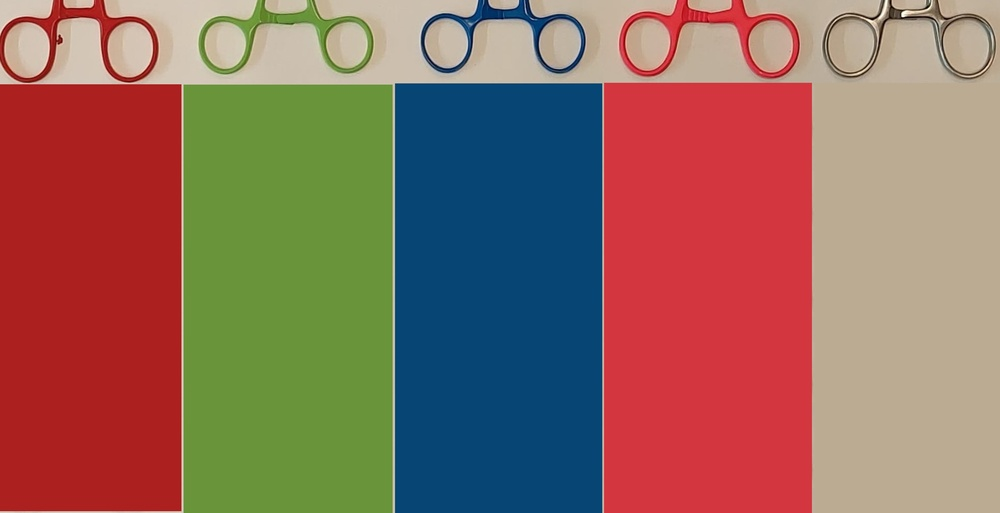
#> input picture Python/Robotica-Vision/kleuren_tangen.jpg, 1000 x 513 px, shrunk from 3334 x 1710 before the run
$ python FindEyes.py   (older library calls are emulated)
#> lines starting #> are read from the running program, lines starting #| are printed output that depends on the picture; after the words box and inside, x2 and y2 are one past the last pixel; in counts of white or black regions, pixels touching at a corner belong together
import numpy as np
import cv2 as cv

im = cv.imread('kleuren_tangen.jpg')
#> im is the input picture: shape (513, 1000, 3); mean B, G, R 93.4, 106.4, 143
imgray = cv.cvtColor(im, cv.COLOR_BGR2GRAY)
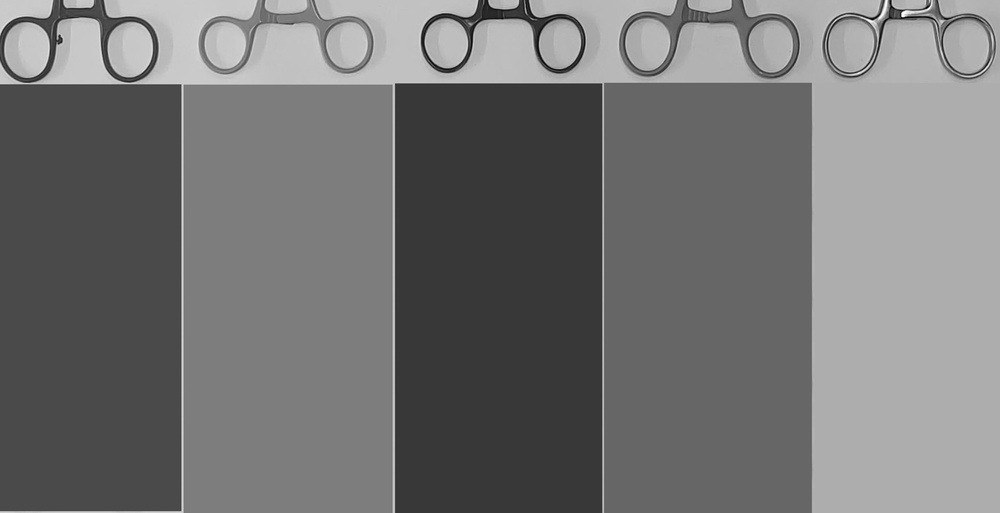
#> imgray: shape (513, 1000); min 2, max 254, mean 116
ret, thresh = cv.threshold(imgray, 127, 255, 0)
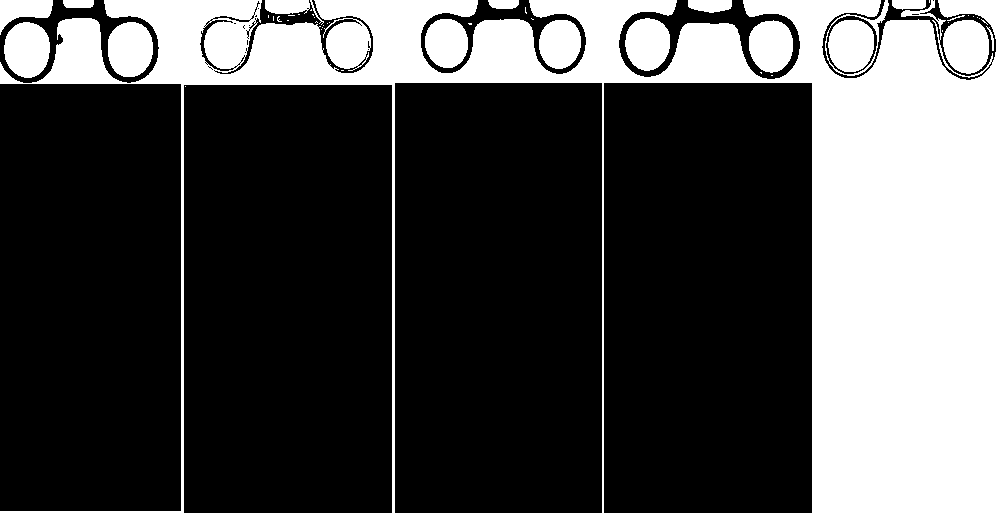
#> thresh: shape (513, 1000); 30% white; 50 white regions (30 under 20 px)
im2, contours, hierarchy = cv.findContours(thresh, cv.RETR_TREE, cv.CHAIN_APPROX_SIMPLE)
#> contours = 103 contours, 79 with area under 20; largest, box (x1, y1, x2, y2) and area: (0, 0, 1000, 513) 130212, (825, 0, 889, 76) 2680, (825, 15, 878, 75) 2409, (4, 22, 50, 78) 1968, (108, 22, 153, 77) 1944
#> (the run stopped early here; a loop or call above may not have finished)

$ run again, with Python/Robotica-Vision/instrumenten.jpg copied over Python/Robotica-Vision/kleuren_tangen.jpg
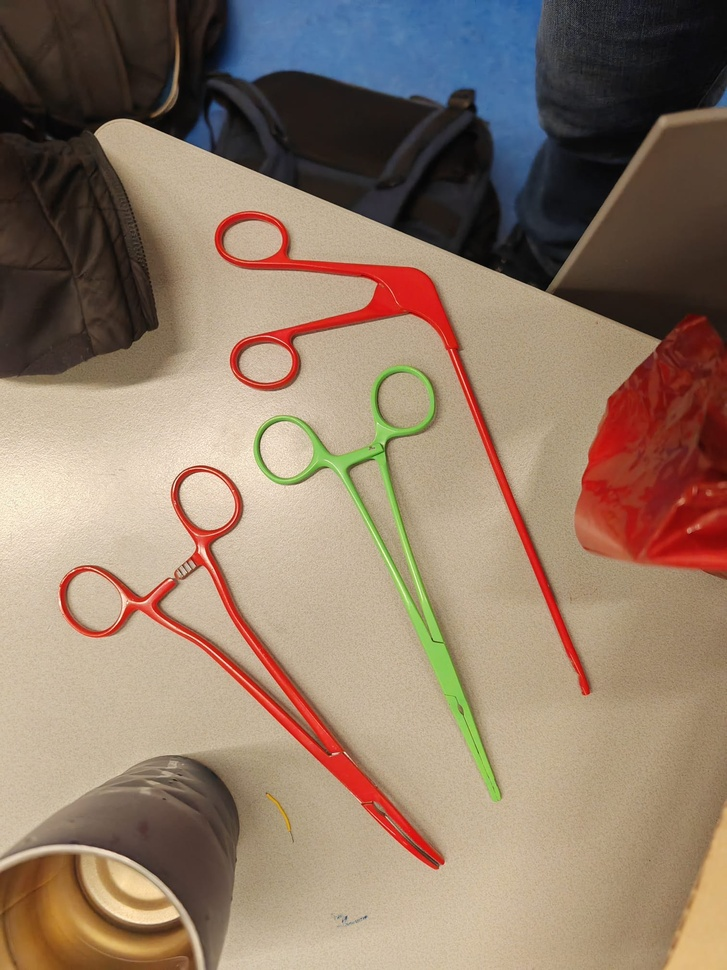
#> input picture Python/Robotica-Vision/instrumenten.jpg, 727 x 970 px, shrunk from 1512 x 2016 before the run
#> im is the input picture: shape (970, 727, 3); mean B, G, R 105.1, 123.3, 144.8
#> `imgray = cv.cvtColor(im, cv.COLOR_BGR2GRAY)`:
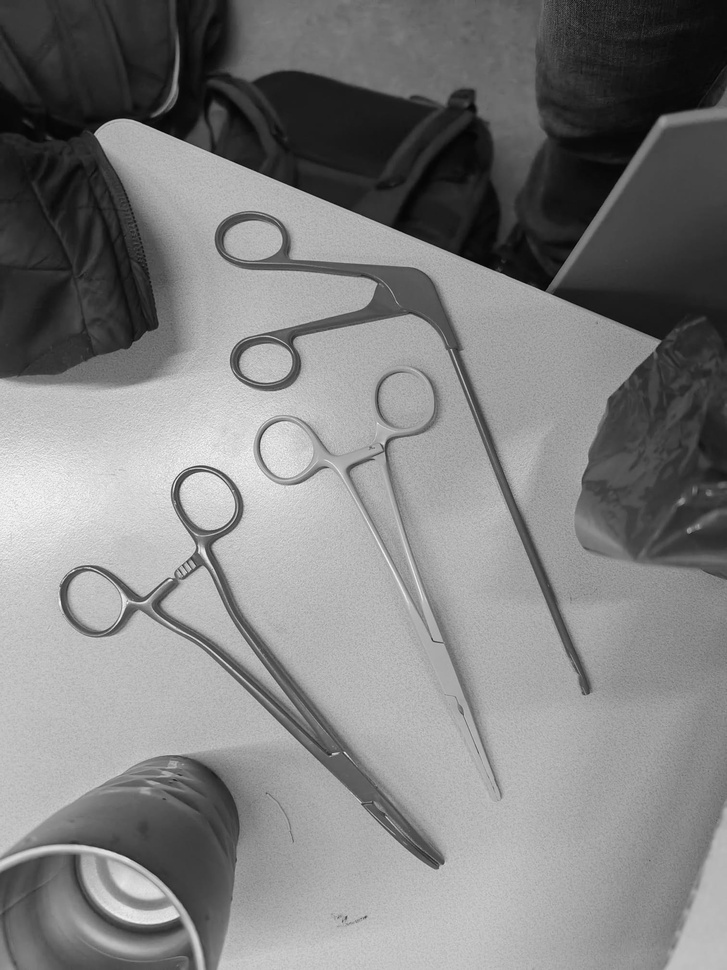
#> imgray: shape (970, 727); min 2, max 249, mean 127.7
#> `ret, thresh = cv.threshold(imgray, 127, 255, 0)`:
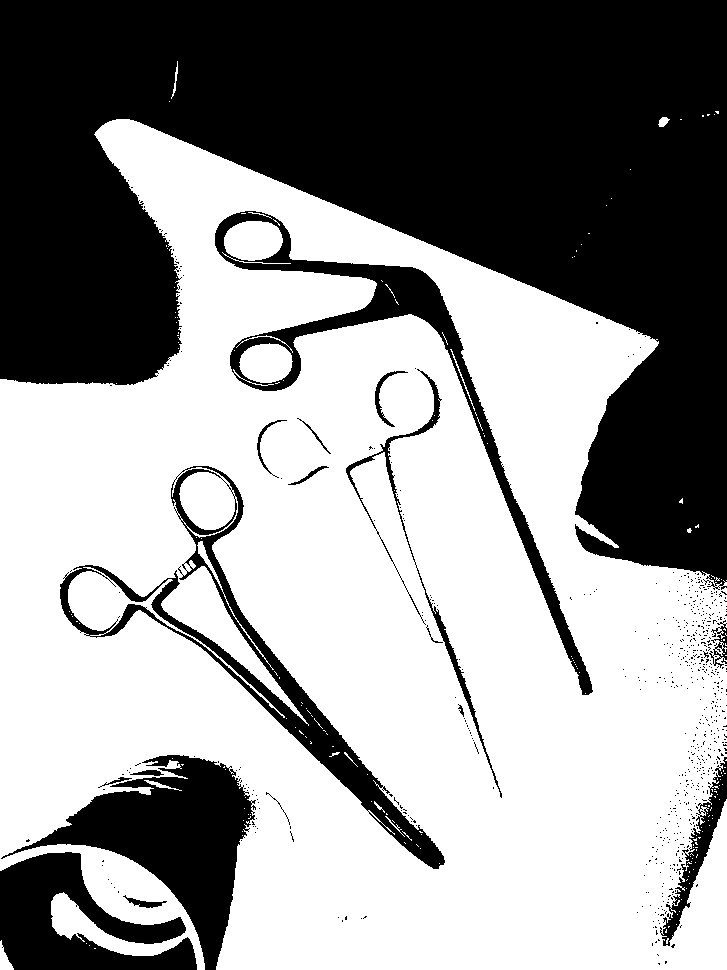
#> thresh: shape (970, 727); 58.3% white; 658 black regions (640 under 20 px)
#> contours = 1127 contours, 1094 with area under 20; largest, box (x1, y1, x2, y2) and area: (0, 119, 727, 970) 439354, (214, 210, 594, 696) 18258, (59, 465, 446, 870) 14548, (224, 221, 283, 261) 1816, (239, 343, 293, 383) 1615

$ run again, with Python/Robotica-Vision/hsv_values.png saved as Python/Robotica-Vision/kleuren_tangen.jpg
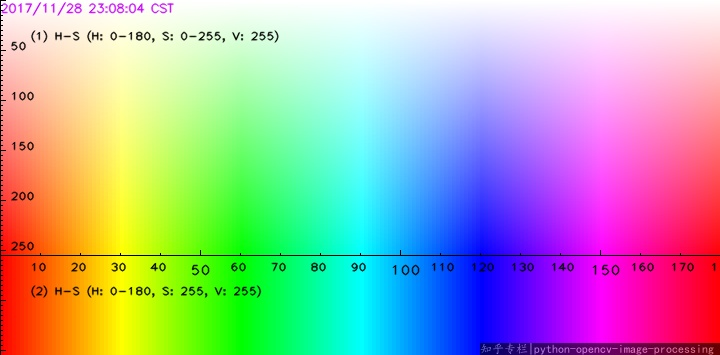
#> input picture Python/Robotica-Vision/hsv_values.png, 720 x 355 px
#> im is the input picture: shape (355, 720, 3); mean B, G, R 170.9, 171.2, 169.9
#> `imgray = cv.cvtColor(im, cv.COLOR_BGR2GRAY)`:
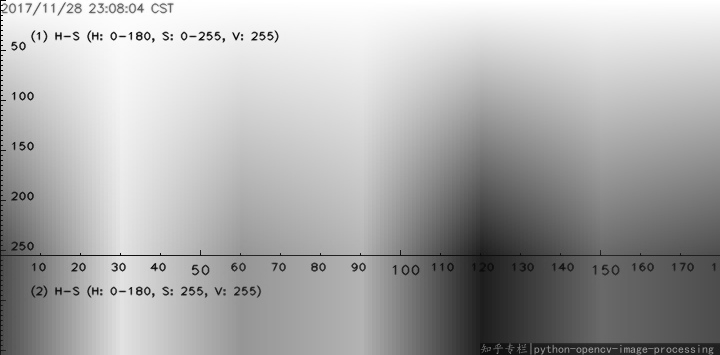
#> imgray: shape (355, 720); min 0, max 255, mean 170.8
#> `ret, thresh = cv.threshold(imgray, 127, 255, 0)`:
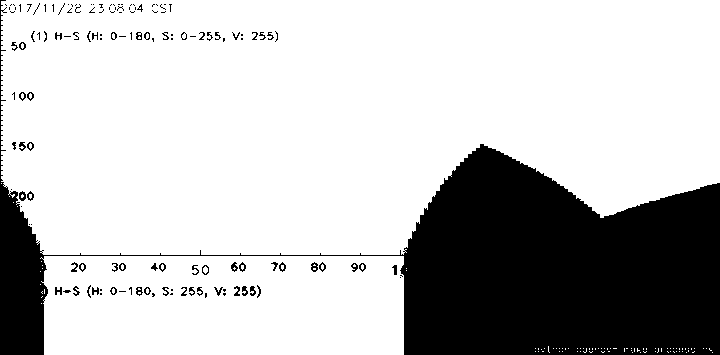
#> thresh: shape (355, 720); 75.8% white; 137 black regions (79 under 20 px)
#> contours = 339 contours, 274 with area under 20; largest, box (x1, y1, x2, y2) and area: (1, 0, 720, 255) 159162, (40, 256, 404, 355) 35107, (201, 264, 210, 276) 70, (18, 190, 27, 202) 67, (310, 261, 319, 273) 66
